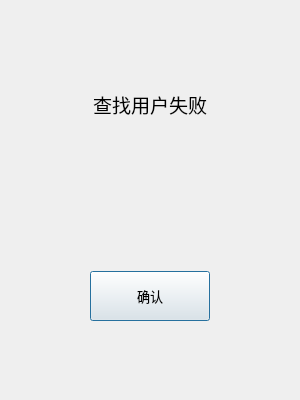
<?xml version="1.0" encoding="UTF-8"?>
<ui version="4.0">
 <class>FindFailDialog</class>
 <widget class="QDialog" name="FindFailDialog">
  <property name="geometry">
   <rect>
    <x>0</x>
    <y>0</y>
    <width>300</width>
    <height>400</height>
   </rect>
  </property>
  <property name="minimumSize">
   <size>
    <width>300</width>
    <height>400</height>
   </size>
  </property>
  <property name="maximumSize">
   <size>
    <width>300</width>
    <height>400</height>
   </size>
  </property>
  <property name="windowTitle">
   <string>Dialog</string>
  </property>
  <layout class="QVBoxLayout" name="verticalLayout">
   <item>
    <widget class="QWidget" name="widget" native="true">
     <layout class="QHBoxLayout" name="horizontalLayout">
      <item>
       <widget class="QLabel" name="TipLabel">
        <property name="font">
         <font>
          <pointsize>14</pointsize>
         </font>
        </property>
        <property name="layoutDirection">
         <enum>Qt::LeftToRight</enum>
        </property>
        <property name="text">
         <string>查找用户失败</string>
        </property>
        <property name="alignment">
         <set>Qt::AlignCenter</set>
        </property>
       </widget>
      </item>
     </layout>
    </widget>
   </item>
   <item>
    <widget class="QWidget" name="widget_2" native="true">
     <layout class="QHBoxLayout" name="horizontalLayout_2">
      <item>
       <widget class="ClickButton" name="confirmButton">
        <property name="minimumSize">
         <size>
          <width>120</width>
          <height>50</height>
         </size>
        </property>
        <property name="maximumSize">
         <size>
          <width>120</width>
          <height>50</height>
         </size>
        </property>
        <property name="font">
         <font>
          <pointsize>10</pointsize>
         </font>
        </property>
        <property name="text">
         <string>确认</string>
        </property>
       </widget>
      </item>
     </layout>
    </widget>
   </item>
  </layout>
 </widget>
 <customwidgets>
  <customwidget>
   <class>ClickButton</class>
   <extends>QPushButton</extends>
   <header>clickbutton.h</header>
  </customwidget>
 </customwidgets>
 <resources/>
 <connections/>
</ui>
